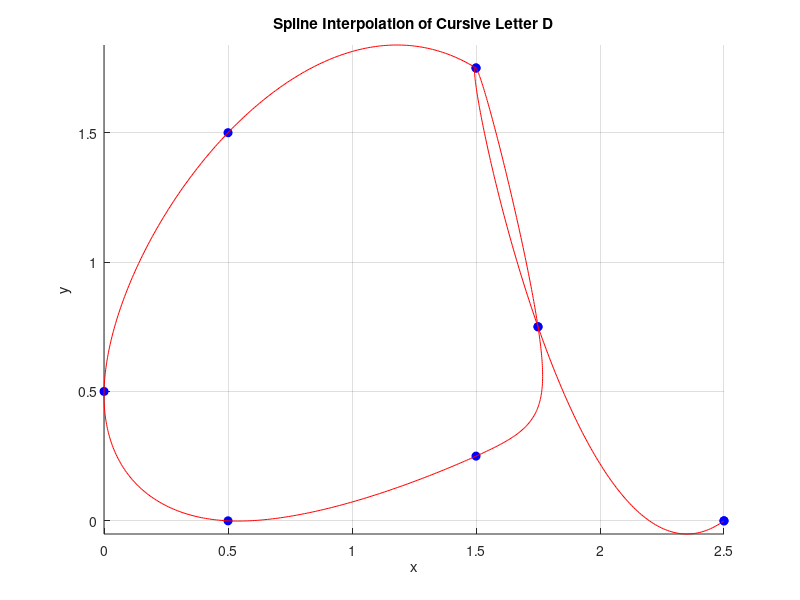

This chart was generated by the following MATLAB code:
% Define data points for x and y coordinates
% x = [0 0.5 1 1.5 2 2.5 3.5 2.5 1.5 2.5 3 3.5 4 4.5 5];
% y = [1 2   1 2   1 2   3   4   3   2   1 2   1 2   1];
% x = [1.0 2.0 3.0 4.0 3.0 2.0 2.0 2.0 2.0 2.0 2.0 2.0 3.0 4.0]
% y = [3.5 3.5 3.5 3.5 3.5 3.5 2.5 1.0 2.5 2.5 2.5 2.5 2.5 2.5]
x = [1.50 0.50 0.00 0.50 1.50 1.75 1.50 1.75 2.50];
y = [1.75 1.50 0.50 0.00 0.25 0.75 1.75 0.75 0.00];

n = length(x);
t = 0:n-1; % Parametric coordinate t
tt = 0:0.01:n-1; % More dense coordinate tt for spline interpolation

% Compute spline interpolation
xx = spline(t, x, tt);
yy = spline(t, y, tt);

% Plot settings
figure(1)
% plot(xx, yy, 'k', 'LineWidth', 1.5) % plot spline
hold on
plot(x, y, 'bo', 'MarkerFaceColor','b') % plot data points
axis([-0.2 6 -0.2 4.5])
grid on
title('Spline Interpolation of Cursive Letter D')
xlabel('x')
ylabel('y')
p = 0.5;
comet(xx, yy, p)
grid on
